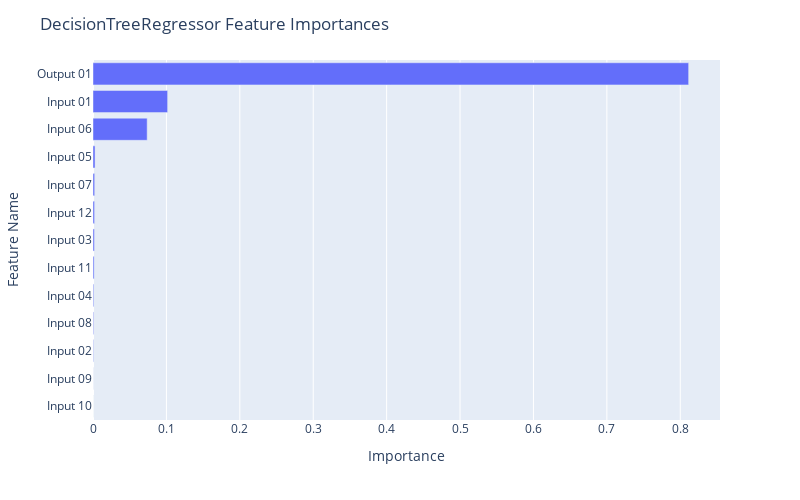

The cell this chart's notebook holds for it:
### Code cell
fig = px.bar(df_dt, x="Importance", y="Feature Name")

fig.update_layout(
    autosize=False,
    width=800,
    height=500,
    title_text=f"DecisionTreeRegressor Feature Importances",
    yaxis={'categoryorder':'total ascending'}
)

fig.show()

### Figure 1 — Plotly figure (JSON) as saved in the notebook; plotly's stock layout.template omitted (floating-point values rounded to 4 significant figures)
{"data": [{"alignmentgroup": "True", "hovertemplate": "Importance=%{x}<br>Feature Name=%{y}<extra></extra>", "legendgroup": "", "marker": {"color": "#636efa", "pattern": {"shape": ""}}, "name": "", "offsetgroup": "", "orientation": "h", "showlegend": false, "textposition": "auto", "type": "bar", "x": [0.8114, 0.1017, 0.0738, 0.002779, 0.002279, 0.002131, 0.001871, 0.001531, 0.0009985, 0.0008192, 0.0006112, 8.106e-05, 0], "xaxis": "x", "y": ["Output 01", "Input 01", "Input 06", "Input 05", "Input 07", "Input 12", "Input 03", "Input 11", "Input 04", "Input 08", "Input 02", "Input 09", "Input 10"], "yaxis": "y"}], "layout": {"autosize": false, "barmode": "relative", "height": 500, "legend": {"tracegroupgap": 0}, "margin": {"t": 60}, "title": {"text": "DecisionTreeRegressor Feature Importances"}, "width": 800, "xaxis": {"anchor": "y", "autorange": true, "domain": [0, 1], "range": [0, 0.8541], "title": {"text": "Importance"}, "type": "linear"}, "yaxis": {"anchor": "x", "autorange": true, "categoryorder": "total ascending", "domain": [0, 1], "range": [-0.5, 12.5], "title": {"text": "Feature Name"}, "type": "category"}}}
